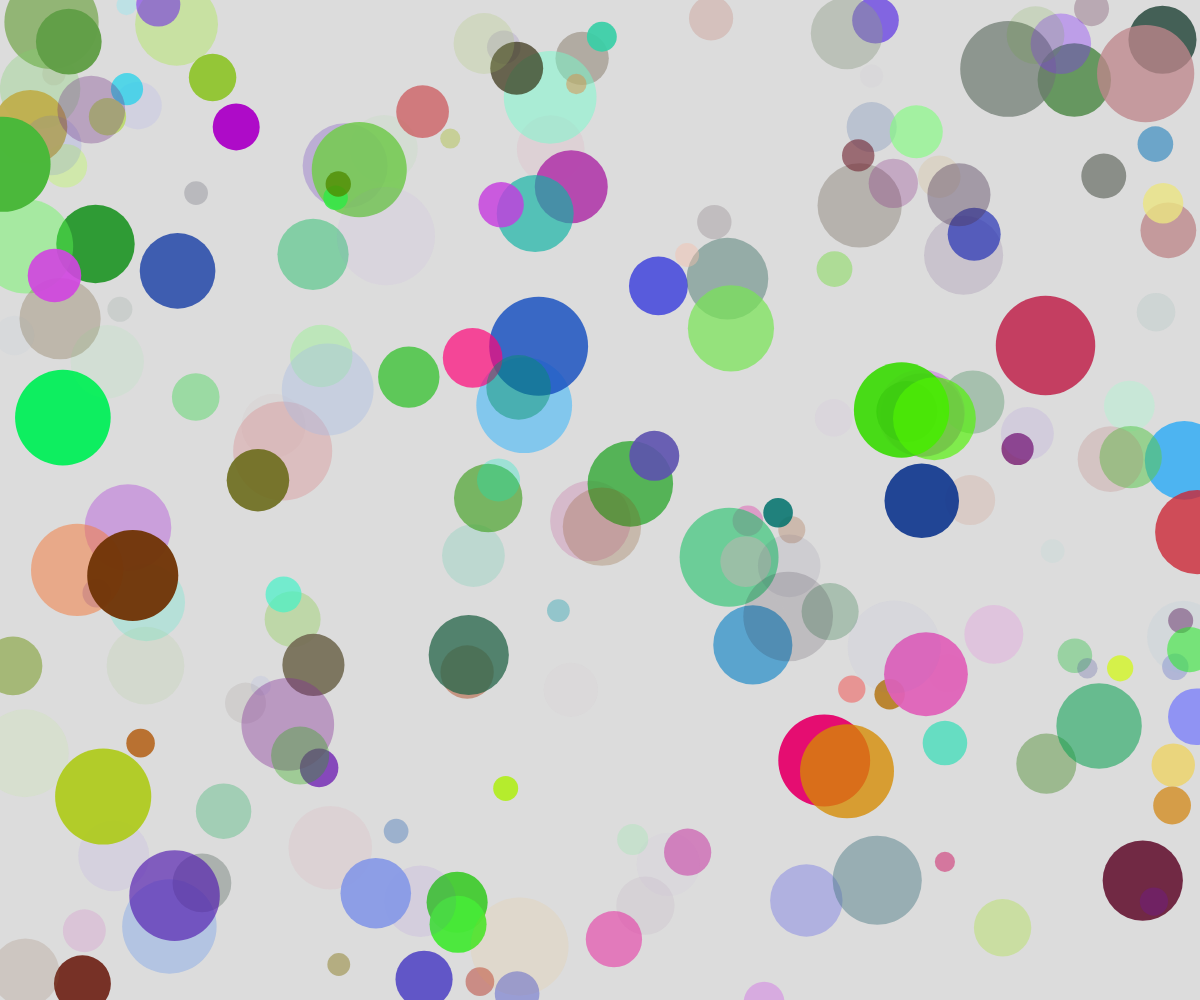
Frame 1 (no input)
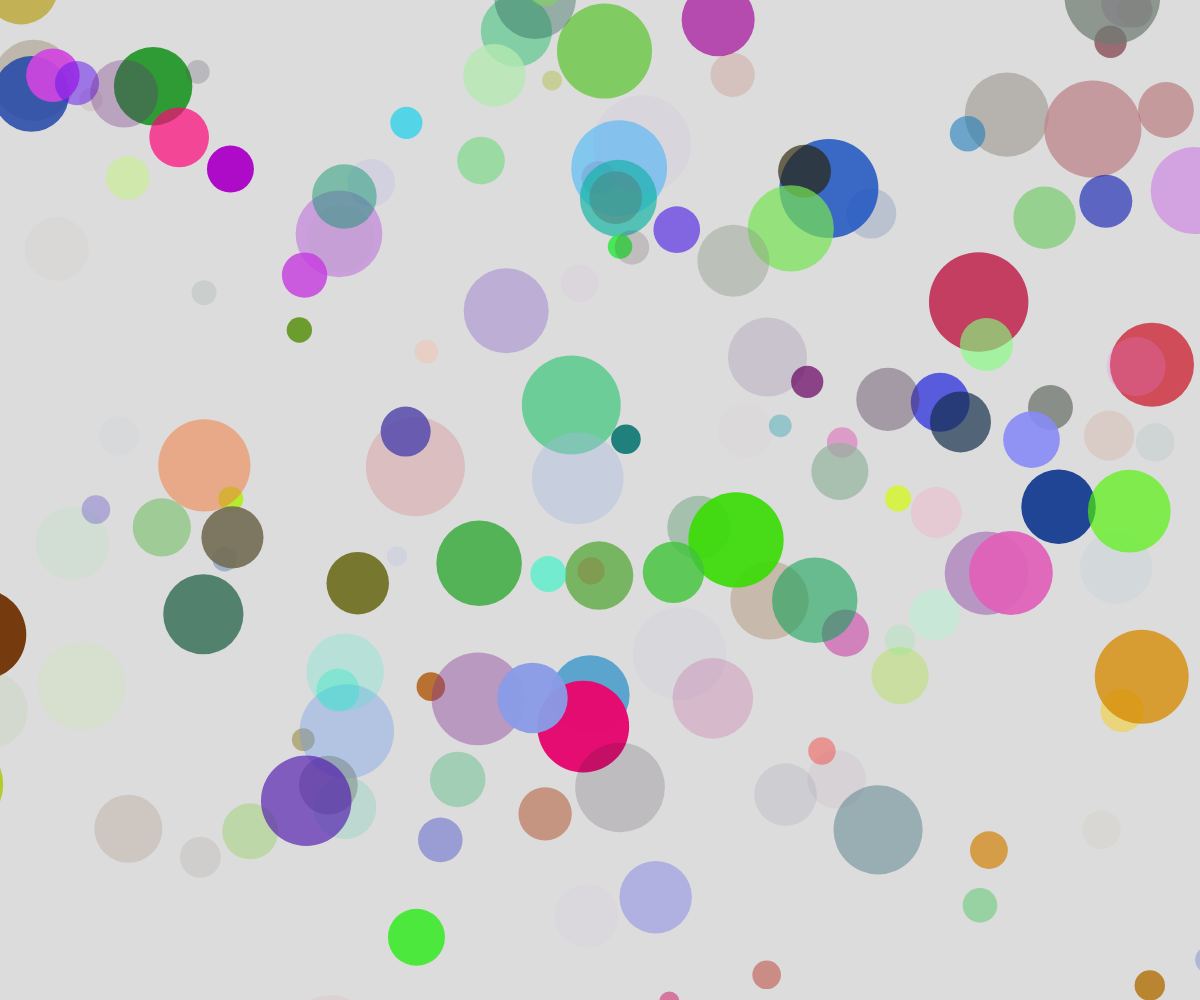
Frame 60 (no input)
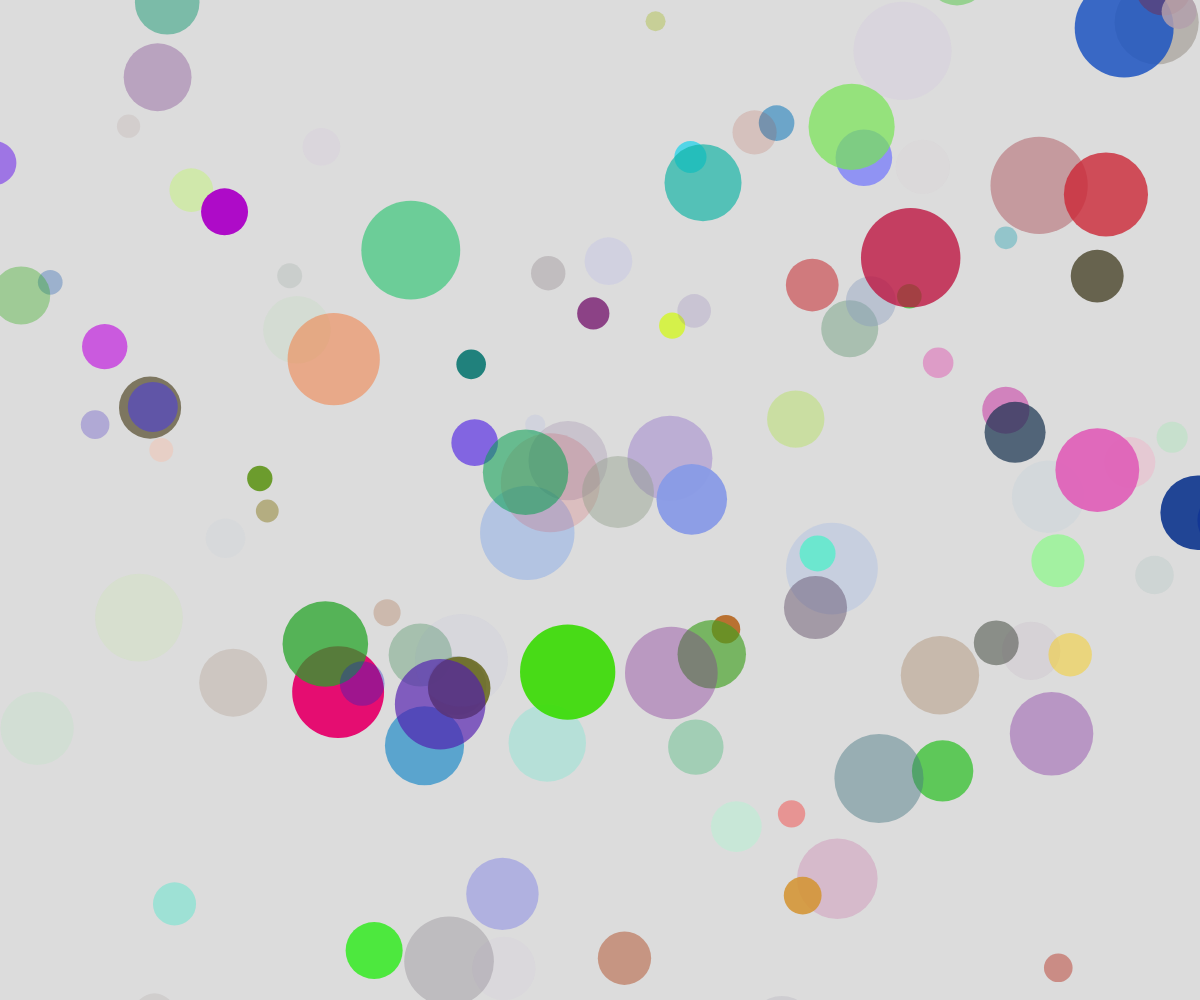
Frame 120 (the mouse pressed at the canvas centre since frame 60)

The p5.js sketch that drew these frames (run headless with seeded random() and noise() and a simulated clock; from frame 60 on, the mouse is pressed at the canvas centre):

// p5.js sketch
// ── sketch.js
// Project Title
// Your Name
// Date
//
// Extra for Experts:
// - describe what you did to take this project "above and beyond"

let ballArray = [];


function setup() {
  createCanvas(windowWidth, windowHeight);

for (let i = 0; i < 200; i ++){
  let newBall = {
    x : random(width),
    y : random (height),
    dx : random(-5, 5),
    dy : random(-5, 5),
    radius : random (10, 50),
    color : color( random(255), random(255), random(255), random(255)) ,
  };

  ballArray.push(newBall);
  }
 
}


function draw() {
  background(220);

for (let i = 0; i < ballArray.length; i++){
  //move
  ballArray[i].x += ballArray[i].dx;
  ballArray[i].y += ballArray[i].dy; 


  //display
  noStroke();
  fill(ballArray[i].color)
  ellipse(ballArray[i].x, ballArray[i].y, ballArray[i].radius * 2, ballArray[i].radius * 2)

}
}
